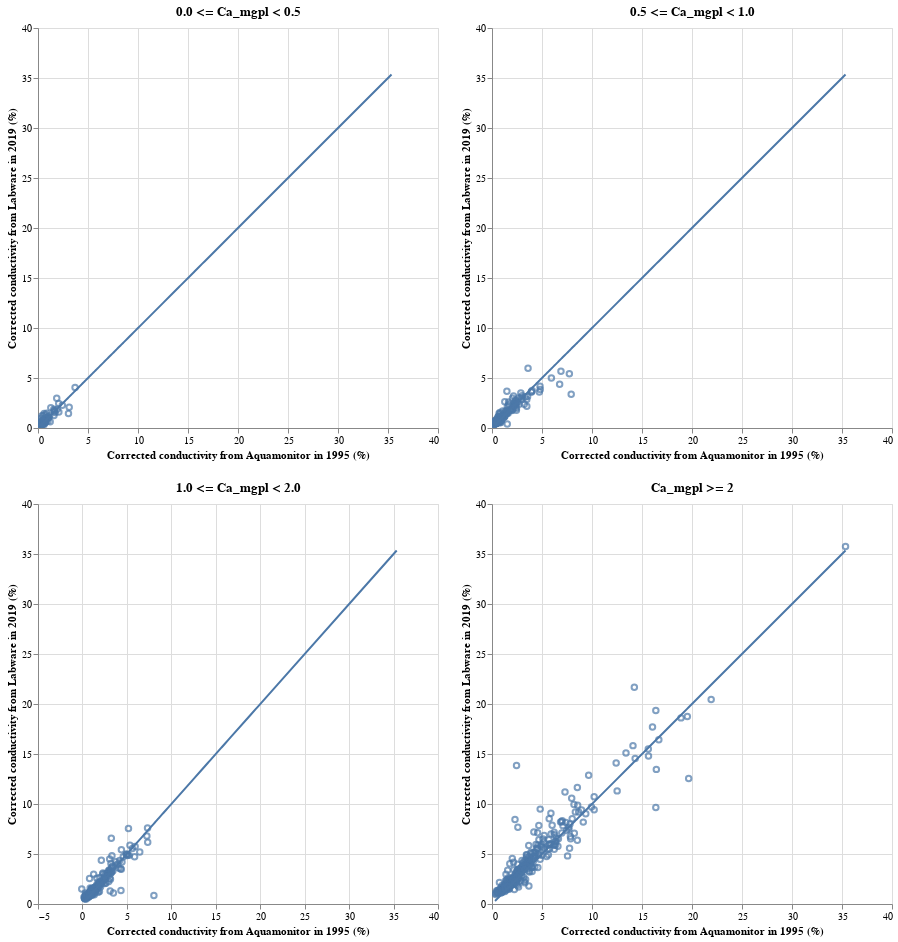

The notebook cell this image was saved under:
### Markdown cell above
### 3.3. Corrected conductivity

Calculated as

$$K_{corr} = K_{raw} - 0.035H^+ - 0.008SO_4$$

where $K_{corr}$ is in mS/m and $H^+$ & $SO_4$ are in ueq/l.

### Code cell
chart_dict = {}
for idx, ca_level in enumerate(ca_levels):
    data = res_dict[ca_level]

    # Scatter plot
    scatter = alt.Chart(data, height=400, width=400).mark_point().encode(
        x=alt.X('kond_minus_H&SO4_am:Q', title='Corrected conductivity from Aquamonitor in 1995 (%)'),
        y=alt.Y('kond_minus_H&SO4_lw:Q', title='Corrected conductivity from Labware in 2019 (%)'),
        tooltip=['station_id:N', 'station_name:N', 'sample_date:T', 'kond_minus_H&SO4_lw:Q', 'kond_minus_H&SO4_am:Q'],
    ).properties(
        title=ca_level
    ).interactive()

    # 1:1 line
    line = alt.Chart(res_df, height=400, width=400).mark_line().encode(
        x=alt.X('kond_minus_H&SO4_am:Q', title=''),
        y=alt.Y('kond_minus_H&SO4_am:Q', title=''),
    )

    chart = (scatter + line)
    chart_dict[idx] = chart
    
chart = ((chart_dict[0] | chart_dict[1]) &
         (chart_dict[2] | chart_dict[3]))
chart.save('../pages/corrected_cond.html')
chart

### Figure 1 — Vega-Lite specification as saved in the notebook (floating-point values rounded to 4 significant figures; data arrays with more than 128 entries replaced by an {"elided": "..."} marker saying what was removed)
{"$schema": "https://vega.github.io/schema/vega-lite/v3.4.0.json", "config": {"mark": {"tooltip": null}, "view": {"height": 300, "width": 400}}, "datasets": {"data-4bc05fdcee3639cc4c42559030fb6b53": [{"ion_diff_pct_am": -33.49, "ion_diff_pct_lw": -2.533, "kond_diff_pct_am": 2.427, "kond_diff_pct_lw": 9.406, "kond_minus_H&SO4_am": 0.3535, "kond_minus_H&SO4_lw": 0.5063, "sample_date": "2019-09-25", "station_id": 26078, "station_name": "HOH 1374"}, {"ion_diff_pct_am": -16.52, "ion_diff_pct_lw": -13.55, "kond_diff_pct_am": 2.892, "kond_diff_pct_lw": 6.944, "kond_minus_H&SO4_am": 0.4776, "kond_minus_H&SO4_lw": 0.445, "sample_date": "2019-10-29", "station_id": 26090, "station_name": "Mjåvatn"}, {"ion_diff_pct_am": -5.291, "ion_diff_pct_lw": -3.47, "kond_diff_pct_am": 3.109, "kond_diff_pct_lw": 7.555, "kond_minus_H&SO4_am": 0.4884, "kond_minus_H&SO4_lw": 0.4417, "sample_date": "2019-10-01", "station_id": 26093, "station_name": "Hemletjørnane"}, {"ion_diff_pct_am": -9.022, "ion_diff_pct_lw": 8.015, "kond_diff_pct_am": 0.8889, "kond_diff_pct_lw": 11.2, "kond_minus_H&SO4_am": 0.3111, "kond_minus_H&SO4_lw": 0.3234, "sample_date": "2019-09-30", "station_id": 26094, "station_name": "HOH 1394"}, {"ion_diff_pct_am": -19.22, "ion_diff_pct_lw": 5.603, "kond_diff_pct_am": -6.079, "kond_diff_pct_lw": 4.907, "kond_minus_H&SO4_am": 0.2875, "kond_minus_H&SO4_lw": 0.3735, "sample_date": "2019-09-30", "station_id": 26098, "station_name": "HOH 1227"}, {"ion_diff_pct_am": 24.49, "ion_diff_pct_lw": 13.12, "kond_diff_pct_am": -13.68, "kond_diff_pct_lw": 8.866, "kond_minus_H&SO4_am": 0.3492, "kond_minus_H&SO4_lw": 0.3084, "sample_date": "2019-09-24", "station_id": 26112, "station_name": "1230 HOH"}, {"ion_diff_pct_am": -7.078, "ion_diff_pct_lw": 1.857, "kond_diff_pct_am": -6.287, "kond_diff_pct_lw": 5.084, "kond_minus_H&SO4_am": 0.6984, "kond_minus_H&SO4_lw": 0.5661, "sample_date": "2019-09-24", "station_id": 26114, "station_name": "HOH 1092"}, {"ion_diff_pct_am": -25.86, "ion_diff_pct_lw": 8.917, "kond_diff_pct_am": -9.588, "kond_diff_pct_lw": 7.897, "kond_minus_H&SO4_am": 0.2265, "kond_minus_H&SO4_lw": 0.5085, "sample_date": "2019-09-24", "station_id": 26115, "station_name": "Rundatjørni"}, {"ion_diff_pct_am": -2.104, "ion_diff_pct_lw": 3.749, "kond_diff_pct_am": 3.822, "kond_diff_pct_lw": 1.474, "kond_minus_H&SO4_am": 1.044, "kond_minus_H&SO4_lw": 1.072, "sample_date": "2019-10-17", "station_id": 26122, "station_name": "Blåfjellvatnet"}, {"ion_diff_pct_am": -11.42, "ion_diff_pct_lw": -10.69, "kond_diff_pct_am": -0.3844, "kond_diff_pct_lw": 8.986, "kond_minus_H&SO4_am": 0.2577, "kond_minus_H&SO4_lw": 0.509, "sample_date": "2019-10-02", "station_id": 26126, "station_name": "Steinbotsvatna"}, {"ion_diff_pct_am": -8.195, "ion_diff_pct_lw": 18.51, "kond_diff_pct_am": 2.548, "kond_diff_pct_lw": 2.09, "kond_minus_H&SO4_am": 0.5414, "kond_minus_H&SO4_lw": 0.5702, "sample_date": "2019-09-25", "station_id": 26131, "station_name": "HOH 1078"}, {"ion_diff_pct_am": -13.38, "ion_diff_pct_lw": -0.2632, "kond_diff_pct_am": -3.764, "kond_diff_pct_lw": -4.312, "kond_minus_H&SO4_am": 1.283, "kond_minus_H&SO4_lw": 2.014, "sample_date": "2019-10-09", "station_id": 26135, "station_name": "Hyttvatnet"}, {"ion_diff_pct_am": -31.46, "ion_diff_pct_lw": -24.21, "kond_diff_pct_am": -16.74, "kond_diff_pct_lw": 20.31, "kond_minus_H&SO4_am": 0.2941, "kond_minus_H&SO4_lw": 0.2638, "sample_date": "2019-09-20", "station_id": 26141, "station_name": "HOH 510"}, {"ion_diff_pct_am": -55.2, "ion_diff_pct_lw": -0.4539, "kond_diff_pct_am": -14.69, "kond_diff_pct_lw": 29.45, "kond_minus_H&SO4_am": 0.3359, "kond_minus_H&SO4_lw": 0.2411, "sample_date": "2019-09-20", "station_id": 26142, "station_name": "HOH 407"}, {"ion_diff_pct_am": -35.32, "ion_diff_pct_lw": -9.058, "kond_diff_pct_am": -4.35, "kond_diff_pct_lw": 12.01, "kond_minus_H&SO4_am": 0.4084, "kond_minus_H&SO4_lw": 0.4792, "sample_date": "2019-09-20", "station_id": 26143, "station_name": "HOH 414"}, {"ion_diff_pct_am": -31.83, "ion_diff_pct_lw": -22.24, "kond_diff_pct_am": -2.082, "kond_diff_pct_lw": 0.9032, "kond_minus_H&SO4_am": 0.699, "kond_minus_H&SO4_lw": 0.7906, "sample_date": "2019-09-20", "station_id": 26144, "station_name": "Guolehisjavri"}, {"ion_diff_pct_am": -9.495, "ion_diff_pct_lw": 17.25, "kond_diff_pct_am": 3.442, "kond_diff_pct_lw": 0.6641, "kond_minus_H&SO4_am": 0.947, "kond_minus_H&SO4_lw": 0.9522, "sample_date": "2019-09-22", "station_id": 26145, "station_name": "HOH 515"}, {"ion_diff_pct_am": -34.24, "ion_diff_pct_lw": -45.2, "kond_diff_pct_am": -16.68, "kond_diff_pct_lw": 19.65, "kond_minus_H&SO4_am": 0.1625, "kond_minus_H&SO4_lw": 0.1536, "sample_date": "2019-09-25", "station_id": 26244, "station_name": "HOH 1506"}, {"ion_diff_pct_am": -30.27, "ion_diff_pct_lw": -8.882, "kond_diff_pct_am": -4.001, "kond_diff_pct_lw": 13.21, "kond_minus_H&SO4_am": 0.2202, "kond_minus_H&SO4_lw": 0.2584, "sample_date": "2019-09-25", "station_id": 26275, "station_name": "HOH 1198"}, {"ion_diff_pct_am": -22.61, "ion_diff_pct_lw": -17.69, "kond_diff_pct_am": 3.548, "kond_diff_pct_lw": 3.96, "kond_minus_H&SO4_am": 0.4375, "kond_minus_H&SO4_lw": 0.445, "sample_date": "2019-10-01", "station_id": 26285, "station_name": "Nedre Årdalsvatnet"}, {"ion_diff_pct_am": -32.23, "ion_diff_pct_lw": 6.603, "kond_diff_pct_am": 1.881, "kond_diff_pct_lw": 19.04, "kond_minus_H&SO4_am": 0.3236, "kond_minus_H&SO4_lw": 0.2776, "sample_date": "2019-10-01", "station_id": 26311, "station_name": "HOH 1760"}, {"ion_diff_pct_am": -14.48, "ion_diff_pct_lw": -13.6, "kond_diff_pct_am": 2.612, "kond_diff_pct_lw": 8.547, "kond_minus_H&SO4_am": 0.4073, "kond_minus_H&SO4_lw": 0.4266, "sample_date": "2019-10-29", "station_id": 26389, "station_name": "Bjørntjørn"}, {"ion_diff_pct_am": -18.77, "ion_diff_pct_lw": -17.74, "kond_diff_pct_am": 3.883, "kond_diff_pct_lw": 10.5, "kond_minus_H&SO4_am": 0.3534, "kond_minus_H&SO4_lw": 0.3445, "sample_date": "2019-09-30", "station_id": 26409, "station_name": "Såtetjørn"}, {"ion_diff_pct_am": 0.903, "ion_diff_pct_lw": -6.709, "kond_diff_pct_am": 6.917, "kond_diff_pct_lw": -1.625, "kond_minus_H&SO4_am": 0.743, "kond_minus_H&SO4_lw": 0.6489, "sample_date": "2019-10-29", "station_id": 26449, "station_name": "Urdevotni"}, {"ion_diff_pct_am": -7.833, "ion_diff_pct_lw": 2.019, "kond_diff_pct_am": -2.755, "kond_diff_pct_lw": 2.55, "kond_minus_H&SO4_am": 0.2875, "kond_minus_H&SO4_lw": 0.6185, "sample_date": "2019-09-30", "station_id": 26460, "station_name": "HOH 1040"}, {"ion_diff_pct_am": -3.12, "ion_diff_pct_lw": 0.5775, "kond_diff_pct_am": 5.222, "kond_diff_pct_lw": 12.26, "kond_minus_H&SO4_am": 0.2997, "kond_minus_H&SO4_lw": 0.3151, "sample_date": "2019-09-30", "station_id": 26463, "station_name": "HOH 1238"}, {"ion_diff_pct_am": -8.913, "ion_diff_pct_lw": 4.374, "kond_diff_pct_am": 2.71, "kond_diff_pct_lw": -0.1578, "kond_minus_H&SO4_am": 3.119, "kond_minus_H&SO4_lw": 2.069, "sample_date": "2019-10-30", "station_id": 26527, "station_name": "Øygardstjørna"}, {"ion_diff_pct_am": -7.014, "ion_diff_pct_lw": 3.696, "kond_diff_pct_am": 4.267, "kond_diff_pct_lw": 6.935, "kond_minus_H&SO4_am": 0.5611, "kond_minus_H&SO4_lw": 0.8539, "sample_date": "2019-10-18", "station_id": 26552, "station_name": "Kleggadalsvatn"}, {"ion_diff_pct_am": 4.045, "ion_diff_pct_lw": 6.276, "kond_diff_pct_am": 0.4436, "kond_diff_pct_lw": 1.487, "kond_minus_H&SO4_am": 0.4026, "kond_minus_H&SO4_lw": 0.6327, "sample_date": "2019-09-24", "station_id": 26554, "station_name": "HOH 1061"}, {"ion_diff_pct_am": -0.8696, "ion_diff_pct_lw": 2.341, "kond_diff_pct_am": 3.094, "kond_diff_pct_lw": 1.869, "kond_minus_H&SO4_am": 1.613, "kond_minus_H&SO4_lw": 1.762, "sample_date": "2019-10-18", "station_id": 26559, "station_name": "Rundatjørna"}, {"ion_diff_pct_am": -14.6, "ion_diff_pct_lw": 0.6353, "kond_diff_pct_am": 0.6921, "kond_diff_pct_lw": 12.86, "kond_minus_H&SO4_am": 0.3528, "kond_minus_H&SO4_lw": 0.4708, "sample_date": "2019-09-24", "station_id": 26571, "station_name": "HOH 1250"}, {"ion_diff_pct_am": 0.2114, "ion_diff_pct_lw": 10.02, "kond_diff_pct_am": 1.576, "kond_diff_pct_lw": 7.767, "kond_minus_H&SO4_am": 0.6167, "kond_minus_H&SO4_lw": 0.5379, "sample_date": "2019-09-24", "station_id": 26572, "station_name": "Leirdålsvatna"}, {"ion_diff_pct_am": -0.5945, "ion_diff_pct_lw": -2.818, "kond_diff_pct_am": -2.899, "kond_diff_pct_lw": 9.334, "kond_minus_H&SO4_am": 0.864, "kond_minus_H&SO4_lw": 0.7973, "sample_date": "2019-10-14", "station_id": 26576, "station_name": "Løyndardalsvatnet"}, {"ion_diff_pct_am": 2.069, "ion_diff_pct_lw": -1.017, "kond_diff_pct_am": -1.82, "kond_diff_pct_lw": 2.538, "kond_minus_H&SO4_am": 1.164, "kond_minus_H&SO4_lw": 1.231, "sample_date": "2019-10-18", "station_id": 26602, "station_name": "Mannsvatnet"}, {"ion_diff_pct_am": -1.926, "ion_diff_pct_lw": -6.902, "kond_diff_pct_am": -6.505, "kond_diff_pct_lw": 14.5, "kond_minus_H&SO4_am": 0.2646, "kond_minus_H&SO4_lw": 0.2825, "sample_date": "2019-10-14", "station_id": 26606, "station_name": "HOH 1367"}, {"ion_diff_pct_am": -14.18, "ion_diff_pct_lw": -6.959, "kond_diff_pct_am": 2.256, "kond_diff_pct_lw": 3.405, "kond_minus_H&SO4_am": 0.2108, "kond_minus_H&SO4_lw": 0.5462, "sample_date": "2019-10-03", "station_id": 26608, "station_name": "Litlavatn"}, {"ion_diff_pct_am": -9.203, "ion_diff_pct_lw": 6.194, "kond_diff_pct_am": 6.9, "kond_diff_pct_lw": 11.73, "kond_minus_H&SO4_am": 0.5373, "kond_minus_H&SO4_lw": 0.4142, "sample_date": "2019-09-24", "station_id": 26611, "station_name": "Kaldevatn"}, {"ion_diff_pct_am": -34.36, "ion_diff_pct_lw": 2.526, "kond_diff_pct_am": 1.824, "kond_diff_pct_lw": 14.51, "kond_minus_H&SO4_am": 0.3225, "kond_minus_H&SO4_lw": 0.3445, "sample_date": "2019-09-26", "station_id": 26626, "station_name": "Kvannjolvatnet"}, {"ion_diff_pct_am": -22.63, "ion_diff_pct_lw": 8.794, "kond_diff_pct_am": 5.358, "kond_diff_pct_lw": 14.47, "kond_minus_H&SO4_am": 0.3047, "kond_minus_H&SO4_lw": 0.4908, "sample_date": "2019-09-24", "station_id": 26629, "station_name": "HOH 1241"}, {"ion_diff_pct_am": -8.777, "ion_diff_pct_lw": 10.61, "kond_diff_pct_am": 4.642, "kond_diff_pct_lw": 8.198, "kond_minus_H&SO4_am": 0.4994, "kond_minus_H&SO4_lw": 0.5716, "sample_date": "2019-10-17", "station_id": 26641, "station_name": "Nedre Sørdalsvatnet"}, {"ion_diff_pct_am": 7.2, "ion_diff_pct_lw": 0.6696, "kond_diff_pct_am": 4.585, "kond_diff_pct_lw": 2.327, "kond_minus_H&SO4_am": 0.7097, "kond_minus_H&SO4_lw": 0.7397, "sample_date": "2019-10-17", "station_id": 26647, "station_name": "HOH 800"}, {"ion_diff_pct_am": -18.33, "ion_diff_pct_lw": -3.155, "kond_diff_pct_am": 4.458, "kond_diff_pct_lw": -8.655, "kond_minus_H&SO4_am": 0.6169, "kond_minus_H&SO4_lw": 1.457, "sample_date": "2019-10-16", "station_id": 26658, "station_name": "Tirskardvatnet"}, {"ion_diff_pct_am": -22.29, "ion_diff_pct_lw": 2.227, "kond_diff_pct_am": 0.5525, "kond_diff_pct_lw": -2.921, "kond_minus_H&SO4_am": 0.7725, "kond_minus_H&SO4_lw": 1.289, "sample_date": "2019-10-17", "station_id": 26659, "station_name": "Dyttingane"}, {"ion_diff_pct_am": -9.384, "ion_diff_pct_lw": 0.4533, "kond_diff_pct_am": -0.2058, "kond_diff_pct_lw": 0.3599, "kond_minus_H&SO4_am": 0.8668, "kond_minus_H&SO4_lw": 1.012, "sample_date": "2019-10-17", "station_id": 26660, "station_name": "HOH 729"}, {"ion_diff_pct_am": -27.29, "ion_diff_pct_lw": 1.5, "kond_diff_pct_am": 4.445, "kond_diff_pct_lw": 11.93, "kond_minus_H&SO4_am": 0.2792, "kond_minus_H&SO4_lw": 0.4136, "sample_date": "2019-09-26", "station_id": 26661, "station_name": "HOH 1171"}, {"ion_diff_pct_am": -41.62, "ion_diff_pct_lw": -5.779, "kond_diff_pct_am": -5.479, "kond_diff_pct_lw": 19.95, "kond_minus_H&SO4_am": 0.168, "kond_minus_H&SO4_lw": 0.2634, "sample_date": "2019-09-26", "station_id": 26683, "station_name": "HOH 1475"}, {"ion_diff_pct_am": -20.55, "ion_diff_pct_lw": -42.47, "kond_diff_pct_am": 29.52, "kond_diff_pct_lw": 6.689, "kond_minus_H&SO4_am": 0.4259, "kond_minus_H&SO4_lw": 0.7154, "sample_date": "2019-10-02", "station_id": 26692, "station_name": "Jakobsvatnet"}, {"ion_diff_pct_am": -6.702, "ion_diff_pct_lw": -8.975, "kond_diff_pct_am": 32.9, "kond_diff_pct_lw": -12.61, "kond_minus_H&SO4_am": 0.5341, "kond_minus_H&SO4_lw": 1.247, "sample_date": "2019-10-16", "station_id": 26693, "station_name": "HOH 520"}, {"ion_diff_pct_am": -29.66, "ion_diff_pct_lw": -9.522, "kond_diff_pct_am": -85.27, "kond_diff_pct_lw": 3.092, "kond_minus_H&SO4_am": 1.218, "kond_minus_H&SO4_lw": 0.6289, "sample_date": "2019-10-16", "station_id": 26694, "station_name": "Gjesdalsvatnet"}, {"ion_diff_pct_am": 26.44, "ion_diff_pct_lw": -0.7057, "kond_diff_pct_am": -110.8, "kond_diff_pct_lw": 9.491, "kond_minus_H&SO4_am": 0.608, "kond_minus_H&SO4_lw": 0.34, "sample_date": "2019-09-26", "station_id": 26695, "station_name": "HOH 1308"}, {"ion_diff_pct_am": -16.86, "ion_diff_pct_lw": 3.348, "kond_diff_pct_am": 0.2688, "kond_diff_pct_lw": 0.4793, "kond_minus_H&SO4_am": 0.4373, "kond_minus_H&SO4_lw": 0.7066, "sample_date": "2019-10-02", "station_id": 26699, "station_name": "Nordvatnet"}, {"ion_diff_pct_am": -12.12, "ion_diff_pct_lw": -3.282, "kond_diff_pct_am": 2.687, "kond_diff_pct_lw": 3.466, "kond_minus_H&SO4_am": 0.4603, "kond_minus_H&SO4_lw": 0.5367, "sample_date": "2019-10-02", "station_id": 26700, "station_name": "Nes-Isvatnet"}, {"ion_diff_pct_am": -2.641, "ion_diff_pct_lw": -5.764, "kond_diff_pct_am": 1.044, "kond_diff_pct_lw": 2.703, "kond_minus_H&SO4_am": 0.6108, "kond_minus_H&SO4_lw": 0.5353, "sample_date": "2019-10-02", "station_id": 26701, "station_name": "Gjerlands-Isvatnet"}, {"ion_diff_pct_am": -2.862, "ion_diff_pct_lw": 1.571, "kond_diff_pct_am": 4.437, "kond_diff_pct_lw": -0.008773, "kond_minus_H&SO4_am": 1.066, "kond_minus_H&SO4_lw": 1.047, "sample_date": "2019-10-16", "station_id": 26703, "station_name": "Trodalsvatnet"}, {"ion_diff_pct_am": -22.28, "ion_diff_pct_lw": -0.7588, "kond_diff_pct_am": 10.06, "kond_diff_pct_lw": 1.255, "kond_minus_H&SO4_am": 0.4302, "kond_minus_H&SO4_lw": 0.5943, "sample_date": "2019-10-02", "station_id": 26709, "station_name": "Vardevatnet"}, {"ion_diff_pct_am": -3.817, "ion_diff_pct_lw": 2.73, "kond_diff_pct_am": -2.202, "kond_diff_pct_lw": 2.814, "kond_minus_H&SO4_am": 1.93, "kond_minus_H&SO4_lw": 1.866, "sample_date": "2019-10-16", "station_id": 26716, "station_name": "Myrkevatnet"}, {"ion_diff_pct_am": -17.55, "ion_diff_pct_lw": -5.049, "kond_diff_pct_am": -2.354, "kond_diff_pct_lw": 11.4, "kond_minus_H&SO4_am": 0.2933, "kond_minus_H&SO4_lw": 0.4938, "sample_date": "2019-09-25", "station_id": 26762, "station_name": "HOH 1057"}, {"ion_diff_pct_am": -34.34, "ion_diff_pct_lw": -18.72, "kond_diff_pct_am": -1.825, "kond_diff_pct_lw": 4.214, "kond_minus_H&SO4_am": 0.5934, "kond_minus_H&SO4_lw": 0.4774, "sample_date": "2019-10-15", "station_id": 26769, "station_name": "HOH 808"}, {"ion_diff_pct_am": -33.85, "ion_diff_pct_lw": -25.8, "kond_diff_pct_am": -0.9133, "kond_diff_pct_lw": 2.193, "kond_minus_H&SO4_am": 0.4723, "kond_minus_H&SO4_lw": 0.5679, "sample_date": "2019-10-15", "station_id": 26775, "station_name": "Styggsjøane"}, {"ion_diff_pct_am": -6.209, "ion_diff_pct_lw": -9.305, "kond_diff_pct_am": 0.5342, "kond_diff_pct_lw": -5.441, "kond_minus_H&SO4_am": 2.071, "kond_minus_H&SO4_lw": 2.459, "sample_date": "2019-09-26", "station_id": 26787, "station_name": "Gravvatnet"}, {"ion_diff_pct_am": -13.49, "ion_diff_pct_lw": -8.431, "kond_diff_pct_am": -2.475, "kond_diff_pct_lw": -20.73, "kond_minus_H&SO4_am": 0.8647, "kond_minus_H&SO4_lw": 1.47, "sample_date": "2019-10-08", "station_id": 26824, "station_name": "Liatjørnin"}, {"ion_diff_pct_am": -9.081, "ion_diff_pct_lw": -6.087, "kond_diff_pct_am": 0.2277, "kond_diff_pct_lw": -4.189, "kond_minus_H&SO4_am": 1.641, "kond_minus_H&SO4_lw": 1.657, "sample_date": "2019-09-26", "station_id": 26831, "station_name": "Sætertjørna"}, {"ion_diff_pct_am": -2.643, "ion_diff_pct_lw": -19.93, "kond_diff_pct_am": 3.972, "kond_diff_pct_lw": -9.832, "kond_minus_H&SO4_am": 1.875, "kond_minus_H&SO4_lw": 2.966, "sample_date": "2019-09-26", "station_id": 26833, "station_name": "Småholmvatnet"}, {"ion_diff_pct_am": -4.882, "ion_diff_pct_lw": 1.079, "kond_diff_pct_am": -0.1358, "kond_diff_pct_lw": 2.159, "kond_minus_H&SO4_am": 1.721, "kond_minus_H&SO4_lw": 1.55, "sample_date": "2019-09-26", "station_id": 26842, "station_name": "Helknavatnet"}, {"ion_diff_pct_am": -13.27, "ion_diff_pct_lw": 5.322, "kond_diff_pct_am": 2.462, "kond_diff_pct_lw": 4.606, "kond_minus_H&SO4_am": 0.9222, "kond_minus_H&SO4_lw": 1.077, "sample_date": "2019-09-26", "station_id": 26846, "station_name": "HOH 444"}, {"ion_diff_pct_am": 13.96, "ion_diff_pct_lw": 1.437, "kond_diff_pct_am": 8.348, "kond_diff_pct_lw": 8.015, "kond_minus_H&SO4_am": 0.6704, "kond_minus_H&SO4_lw": 0.5112, "sample_date": "2019-09-26", "station_id": 26859, "station_name": "HOH 662"}, {"ion_diff_pct_am": -12.85, "ion_diff_pct_lw": -1.409, "kond_diff_pct_am": -0.5855, "kond_diff_pct_lw": 1.075, "kond_minus_H&SO4_am": 1.584, "kond_minus_H&SO4_lw": 1.874, "sample_date": "2019-09-25", "station_id": 26873, "station_name": "HOH 281"}, {"ion_diff_pct_am": -41.94, "ion_diff_pct_lw": -19.17, "kond_diff_pct_am": -11.34, "kond_diff_pct_lw": -3.283, "kond_minus_H&SO4_am": 0.7289, "kond_minus_H&SO4_lw": 0.7819, "sample_date": "2019-09-20", "station_id": 26922, "station_name": "HOH 370"}, {"ion_diff_pct_am": -5.331, "ion_diff_pct_lw": 18.42, "kond_diff_pct_am": 3.935, "kond_diff_pct_lw": -1.084, "kond_minus_H&SO4_am": 1.597, "kond_minus_H&SO4_lw": 1.251, "sample_date": "2019-09-22", "station_id": 26956, "station_name": "HOH 370"}, {"ion_diff_pct_am": -1.952, "ion_diff_pct_lw": 8.4, "kond_diff_pct_am": 5.791, "kond_diff_pct_lw": -1.776, "kond_minus_H&SO4_am": 2.431, "kond_minus_H&SO4_lw": 2.265, "sample_date": "2019-09-22", "station_id": 26957, "station_name": "HOH 340"}, {"ion_diff_pct_am": -13.39, "ion_diff_pct_lw": -11.35, "kond_diff_pct_am": -6.147, "kond_diff_pct_lw": -13.1, "kond_minus_H&SO4_am": 0.7298, "kond_minus_H&SO4_lw": 0.717, "sample_date": "2019-09-20", "station_id": 26972, "station_name": "Hannoailaddut Nord"}, {"ion_diff_pct_am": -1.529, "ion_diff_pct_lw": 2.879, "kond_diff_pct_am": 7.719, "kond_diff_pct_lw": 0.3451, "kond_minus_H&SO4_am": 3.047, "kond_minus_H&SO4_lw": 1.44, "sample_date": "2019-09-22", "station_id": 26983, "station_name": "HOH 417"}, {"ion_diff_pct_am": -4.492, "ion_diff_pct_lw": -14.51, "kond_diff_pct_am": -2.17, "kond_diff_pct_lw": -18.89, "kond_minus_H&SO4_am": 2.084, "kond_minus_H&SO4_lw": 1.605, "sample_date": "2019-10-29", "station_id": 27016, "station_name": "Færetjørn"}, {"ion_diff_pct_am": -7.717, "ion_diff_pct_lw": 4.024, "kond_diff_pct_am": 1.78, "kond_diff_pct_lw": 8.769, "kond_minus_H&SO4_am": 0.754, "kond_minus_H&SO4_lw": 0.5854, "sample_date": "2019-09-24", "station_id": 27023, "station_name": "Rennebergstjørni"}, {"ion_diff_pct_am": -3.829, "ion_diff_pct_lw": -13.82, "kond_diff_pct_am": 4.077, "kond_diff_pct_lw": -1.646, "kond_minus_H&SO4_am": 0.5676, "kond_minus_H&SO4_lw": 0.4592, "sample_date": "2019-10-29", "station_id": 27043, "station_name": "Ljomsvatnet"}, {"ion_diff_pct_am": -7.164, "ion_diff_pct_lw": -56.38, "kond_diff_pct_am": 4.171, "kond_diff_pct_lw": -115.1, "kond_minus_H&SO4_am": 3.707, "kond_minus_H&SO4_lw": 4.047, "sample_date": "2019-10-30", "station_id": 27048, "station_name": "Røyslandsvatnet"}, {"ion_diff_pct_am": -14.83, "ion_diff_pct_lw": 1.067, "kond_diff_pct_am": 10.48, "kond_diff_pct_lw": 2.985, "kond_minus_H&SO4_am": 0.9987, "kond_minus_H&SO4_lw": 0.7017, "sample_date": "2019-10-18", "station_id": 27050, "station_name": "HOH 967"}, {"ion_diff_pct_am": -25.54, "ion_diff_pct_lw": 9.868, "kond_diff_pct_am": -3.232, "kond_diff_pct_lw": 3.617, "kond_minus_H&SO4_am": 0.3, "kond_minus_H&SO4_lw": 0.9551, "sample_date": "2019-10-17", "station_id": 27055, "station_name": "Tjørnadalsvatnet"}, {"ion_diff_pct_am": -12.97, "ion_diff_pct_lw": 5.25, "kond_diff_pct_am": 0.9199, "kond_diff_pct_lw": 4.795, "kond_minus_H&SO4_am": 0.6206, "kond_minus_H&SO4_lw": 0.7419, "sample_date": "2019-10-17", "station_id": 27056, "station_name": "Harekupvatnet"}, {"ion_diff_pct_am": -20.92, "ion_diff_pct_lw": -5.83, "kond_diff_pct_am": 1.963, "kond_diff_pct_lw": -0.581, "kond_minus_H&SO4_am": 0.3986, "kond_minus_H&SO4_lw": 1.237, "sample_date": "2019-10-17", "station_id": 27057, "station_name": "HOH 761"}, {"ion_diff_pct_am": -20.05, "ion_diff_pct_lw": -12.83, "kond_diff_pct_am": 0.5562, "kond_diff_pct_lw": -2.256, "kond_minus_H&SO4_am": 0.7135, "kond_minus_H&SO4_lw": 0.9575, "sample_date": "2019-11-25", "station_id": 27061, "station_name": "HOH 619"}, {"ion_diff_pct_am": -22.55, "ion_diff_pct_lw": -8.817, "kond_diff_pct_am": 6.996, "kond_diff_pct_lw": 4.591, "kond_minus_H&SO4_am": 0.3999, "kond_minus_H&SO4_lw": 0.5162, "sample_date": "2019-10-15", "station_id": 27076, "station_name": "Midtre Muggsjøen"}], "data-75912cc6ea8e023a4ab3add7ab9befd5": {"elided": "228 records"}, "data-b601f4427c23743276e0eccbbb559fb3": {"elided": "325 records"}, "data-fa025138bf90be1280cd6e0f6e348a7d": {"elided": "167 records"}}, "vconcat": [{"hconcat": [{"layer": [{"data": {"name": "data-4bc05fdcee3639cc4c42559030fb6b53"}, "encoding": {"tooltip": [{"field": "station_id", "type": "nominal"}, {"field": "station_name", "type": "nominal"}, {"field": "sample_date", "type": "temporal"}, {"field": "kond_minus_H&SO4_lw", "type": "quantitative"}, {"field": "kond_minus_H&SO4_am", "type": "quantitative"}], "x": {"field": "kond_minus_H&SO4_am", "title": "Corrected conductivity from Aquamonitor in 1995 (%)", "type": "quantitative"}, "y": {"field": "kond_minus_H&SO4_lw", "title": "Corrected conductivity from Labware in 2019 (%)", "type": "quantitative"}}, "height": 400, "mark": "point", "selection": {"selector009": {"bind": "scales", "encodings": ["x", "y"], "type": "interval"}}, "title": "0.0 <= Ca_mgpl < 0.5", "width": 400}, {"data": {"name": "data-b601f4427c23743276e0eccbbb559fb3"}, "encoding": {"x": {"field": "kond_minus_H&SO4_am", "title": "", "type": "quantitative"}, "y": {"field": "kond_minus_H&SO4_am", "title": "", "type": "quantitative"}}, "height": 400, "mark": "line", "width": 400}]}, {"layer": [{"data": {"name": "data-fa025138bf90be1280cd6e0f6e348a7d"}, "encoding": {"tooltip": [{"field": "station_id", "type": "nominal"}, {"field": "station_name", "type": "nominal"}, {"field": "sample_date", "type": "temporal"}, {"field": "kond_minus_H&SO4_lw", "type": "quantitative"}, {"field": "kond_minus_H&SO4_am", "type": "quantitative"}], "x": {"field": "kond_minus_H&SO4_am", "title": "Corrected conductivity from Aquamonitor in 1995 (%)", "type": "quantitative"}, "y": {"field": "kond_minus_H&SO4_lw", "title": "Corrected conductivity from Labware in 2019 (%)", "type": "quantitative"}}, "height": 400, "mark": "point", "selection": {"selector010": {"bind": "scales", "encodings": ["x", "y"], "type": "interval"}}, "title": "0.5 <= Ca_mgpl < 1.0", "width": 400}, {"data": {"name": "data-b601f4427c23743276e0eccbbb559fb3"}, "encoding": {"x": {"field": "kond_minus_H&SO4_am", "title": "", "type": "quantitative"}, "y": {"field": "kond_minus_H&SO4_am", "title": "", "type": "quantitative"}}, "height": 400, "mark": "line", "width": 400}]}]}, {"hconcat": [{"layer": [{"data": {"name": "data-75912cc6ea8e023a4ab3add7ab9befd5"}, "encoding": {"tooltip": [{"field": "station_id", "type": "nominal"}, {"field": "station_name", "type": "nominal"}, {"field": "sample_date", "type": "temporal"}, {"field": "kond_minus_H&SO4_lw", "type": "quantitative"}, {"field": "kond_minus_H&SO4_am", "type": "quantitative"}], "x": {"field": "kond_minus_H&SO4_am", "title": "Corrected conductivity from Aquamonitor in 1995 (%)", "type": "quantitative"}, "y": {"field": "kond_minus_H&SO4_lw", "title": "Corrected conductivity from Labware in 2019 (%)", "type": "quantitative"}}, "height": 400, "mark": "point", "selection": {"selector011": {"bind": "scales", "encodings": ["x", "y"], "type": "interval"}}, "title": "1.0 <= Ca_mgpl < 2.0", "width": 400}, {"data": {"name": "data-b601f4427c23743276e0eccbbb559fb3"}, "encoding": {"x": {"field": "kond_minus_H&SO4_am", "title": "", "type": "quantitative"}, "y": {"field": "kond_minus_H&SO4_am", "title": "", "type": "quantitative"}}, "height": 400, "mark": "line", "width": 400}]}, {"data": {"name": "data-b601f4427c23743276e0eccbbb559fb3"}, "layer": [{"encoding": {"tooltip": [{"field": "station_id", "type": "nominal"}, {"field": "station_name", "type": "nominal"}, {"field": "sample_date", "type": "temporal"}, {"field": "kond_minus_H&SO4_lw", "type": "quantitative"}, {"field": "kond_minus_H&SO4_am", "type": "quantitative"}], "x": {"field": "kond_minus_H&SO4_am", "title": "Corrected conductivity from Aquamonitor in 1995 (%)", "type": "quantitative"}, "y": {"field": "kond_minus_H&SO4_lw", "title": "Corrected conductivity from Labware in 2019 (%)", "type": "quantitative"}}, "height": 400, "mark": "point", "selection": {"selector012": {"bind": "scales", "encodings": ["x", "y"], "type": "interval"}}, "title": "Ca_mgpl >= 2", "width": 400}, {"encoding": {"x": {"field": "kond_minus_H&SO4_am", "title": "", "type": "quantitative"}, "y": {"field": "kond_minus_H&SO4_am", "title": "", "type": "quantitative"}}, "height": 400, "mark": "line", "width": 400}]}]}]}
